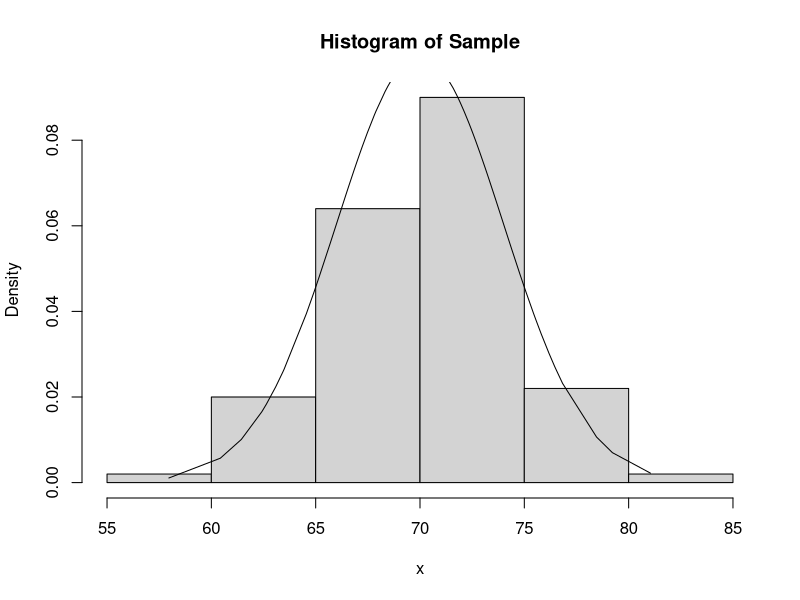

Write the R code that produced this figure.
1-pnorm(72,70,4)
qnorm(.90,70,4)
dnorm(72,70,4)
rnorm(6,70,4)
x = rnorm(100,70,4); x=sort(x)
hist(x,pr=T,main="Histogram of Sample")
#hist(x,pr=F,main="Histogram of Sample")
y = dnorm(x,70,4)
lines(y~x)


pbinom(55,100,.6)
dbinom(55,100,.6)
mu=30; sig=sqrt(2*mu); 1-pchisq(mu+2*sig,30)
1-pgamma(mu+2*sig,15,1/2)
vec = 1:20
sample(vec,12,replace=T)
sample(vec,12,replace=F)


mnupdate <- function(n,xbarn,xnp1){
  # Input: n is sample size; xbarn is mean of sample of size n;
  # xnp1 is (n+1) (new) observation
  # Output: mean of sample of size (n+1)
  mnupdate <- (n/(n+1))*xbarn + xnp1/(n+1)
  return(mnupdate)
}

# > source("Practice2.R")
# > x = c(3,5,12,4); n=4; xbarn = mean(x);
# > x; xbarn
# [1]  3  5 12  4
# [1] 6
# > xp1 = 30
# > c(x,xp1); mnupdate(n,xbarn,xp1)